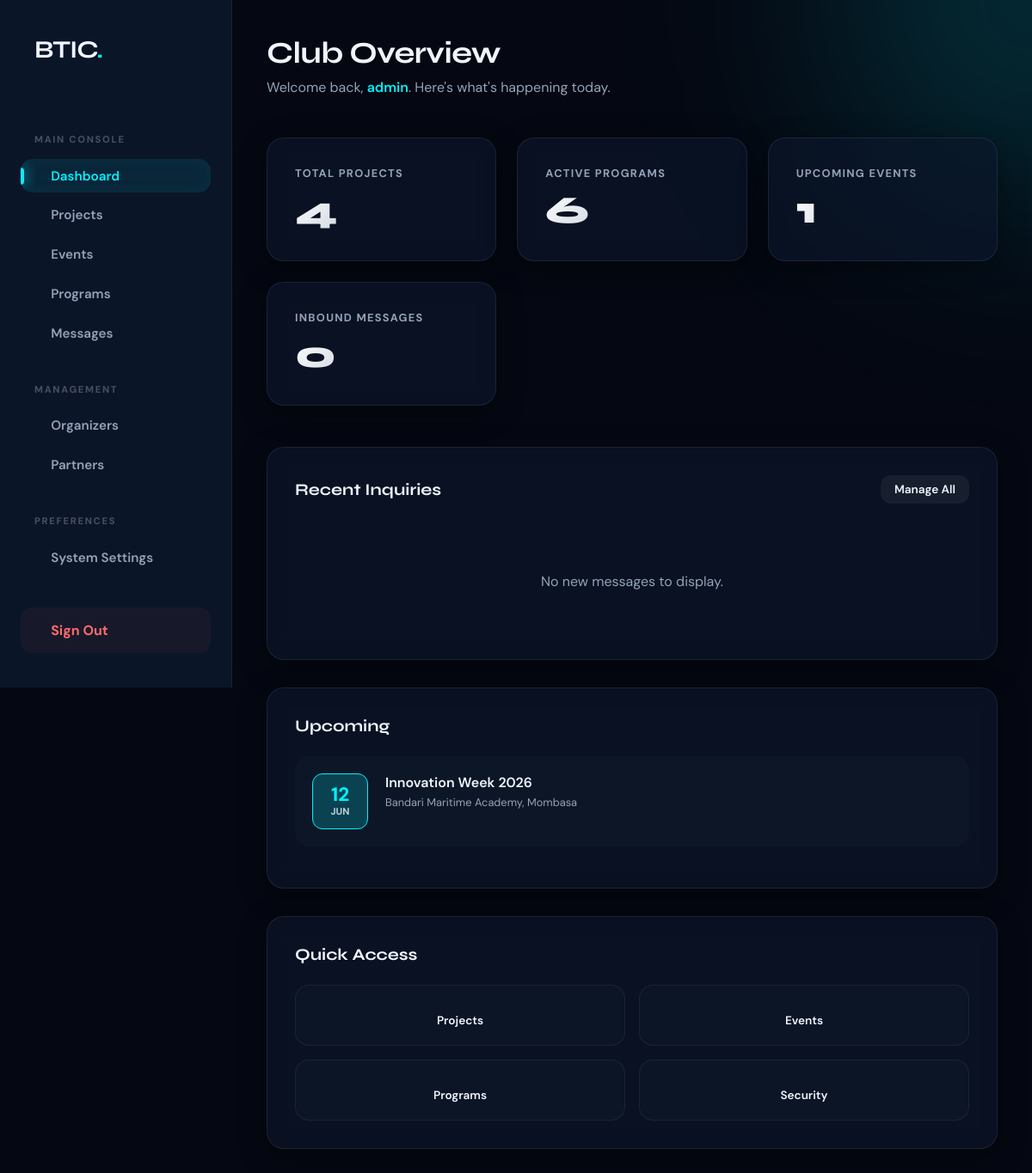
/admin/index.php (signed in), run on the app's committed database.
### tables this page shows
CREATE TABLE `events` (
  `id` int(11) NOT NULL AUTO_INCREMENT,
  `title` varchar(100) NOT NULL,
  `subtitle` varchar(255) DEFAULT NULL,
  `description` text NOT NULL,
  `event_date` date NOT NULL,
  `start_time` time DEFAULT NULL,
  `end_time` time DEFAULT NULL,
  `location` varchar(255) DEFAULT 'Bandari Maritime Academy',
  `tags` varchar(255) DEFAULT NULL,
  `registration_link` varchar(255) DEFAULT '#',
  `created_at` timestamp DEFAULT CURRENT_TIMESTAMP,
  PRIMARY KEY (`id`)
);

### admin/index.php (the view, shortened to what this page needs)
<?php
include 'includes/header.php';
?>
<div class="dashboard-wrapper">
    <?php include 'includes/sidebar.php'; ?>
    <main class="main-content">
        <header class="page-header" style="margin-bottom: 3rem;">
            <h1 class="section-title">Club Overview</h1>
            <p class="section-subtitle">Welcome back, <span
                    style="color: var(--accent); font-weight: 600;"><?php echo htmlspecialchars($_SESSION['admin_username']); ?></span>.
                Here's what's happening today.</p>
        </header>
        <?php
        include '../db_connect.php';
        $stats_projects = $conn->query("SELECT COUNT(*) FROM projects")->fetchColumn();
        $stats_programs = $conn->query("SELECT COUNT(*) FROM programs")->fetchColumn();
        $stats_events = $conn->query("SELECT COUNT(*) FROM events")->fetchColumn();
        $stats_messages = $conn->query("SELECT COUNT(*) FROM messages WHERE is_read = 0")->fetchColumn();
        $recent_msgs = $conn->query("SELECT * FROM messages ORDER BY created_at DESC LIMIT 5")->fetchAll(PDO::FETCH_ASSOC);
        $upcoming_events = $conn->query("SELECT * FROM events WHERE event_date >= CURDATE() ORDER BY event_date ASC LIMIT 3")->fetchAll(PDO::FETCH_ASSOC);
        ?>
        <div class="stats-grid">
            <div class="glass-card stat-card">
                <div class="stat-label">Total Projects</div>
                <div class="stat-value"><?php echo $stats_projects; ?></div>
            </div>
            <div class="glass-card stat-card">
                <div class="stat-label">Active Programs</div>
                <div class="stat-value"><?php echo $stats_programs; ?></div>
            </div>
            <div class="glass-card stat-card">
                <div class="stat-label">Upcoming Events</div>
                <div class="stat-value"><?php echo $stats_events; ?></div>
            </div>
            <div class="glass-card stat-card">
                <div class="stat-label">Inbound Messages</div>
                <div class="stat-value"><?php echo $stats_messages; ?></div>
            </div>
        </div>
        <div class="content-grid">
            <div class="glass-card">
                <div style="display: flex; justify-content: space-between; align-items: center; margin-bottom: 2rem;">
                    <h3 style="font-size: 1.2rem;"><i class="ri-mail-unread-line" style="color:var(--accent)"></i>
                        Recent Inquiries</h3>
                    <a href="messages.php" class="btn btn-secondary"
                        style="padding: 0.5rem 1rem; font-size: 0.85rem;">Manage All</a>
                </div>
                <?php if (count($recent_msgs) > 0): ?>
                    <table class="premium-table">
                        <thead>
                            <tr>
                                <th>Sender</th>
                                <th>Inquiry Type</th>
                                <th>Received</th>
                                <th>Status</th>
                            </tr>
                        </thead>
                        <tbody>
                            <?php foreach ($recent_msgs as $msg): ?>
                                <tr>
                                    <td data-label="Sender">
                                        <div style="font-weight: 600;">
                                            <?php echo htmlspecialchars($msg['first_name'] . ' ' . $msg['last_name']); ?></div>
                                    </td>
                                    <td data-label="Type"><?php echo htmlspecialchars($msg['interest_type'] ?? 'Inquiry'); ?>
                                    </td>
                                    <td data-label="Date"><?php echo date('M d', strtotime($msg['created_at'])); ?></td>
                                    <td data-label="Status">
                                        <?php if ($msg['is_read']): ?>
                                            <span class="badge">Viewed</span>
                                        <?php else: ?>
                                            <span class="badge badge-accent">New</span>
                                        <?php endif; ?>
                                    </td>
                                </tr>
                            <?php endforeach; ?>
                        </tbody>
                    </table>
                <?php else: ?>
                    <div style="text-align: center; padding: 3rem; color: var(--muted);">No new messages to display.</div>
                <?php endif; ?>
            </div>
            <div style="display: flex; flex-direction: column; gap: 2rem;">
                <div class="glass-card">
                    <h3 style="font-size: 1.2rem; margin-bottom: 1.5rem;"> Upcoming</h3>
                    <?php if (count($upcoming_events) > 0): ?>
                        <?php foreach ($upcoming_events as $event): ?>
                            <div class="event-card">
                                <div class="event-date-box">
                                    <span class="ed-day"><?php echo date('d', strtotime($event['event_date'])); ?></span>
                                    <span class="ed-month"><?php echo date('M', strtotime($event['event_date'])); ?></span>
                                </div>
                                <div class="event-info">
                                    <h4 style="font-size: 1rem; margin-bottom: 0.25rem; font-weight: 600;">
                                        <?php echo htmlspecialchars($event['title']); ?></h4>
                                    <p style="font-size: 0.8rem; color: var(--muted);"><i class="ri-map-pin-2-line"></i>
                                        <?php echo htmlspecialchars($event['location']); ?></p>
                                </div>
                            </div>
                        <?php endforeach; ?>
                    <?php else: ?>
                        <p style="color: var(--muted); font-size: 0.9rem;">No major events scheduled.</p>
                    <?php endif; ?>
                </div>
                <div class="glass-card">
                    <h3 style="font-size: 1.2rem; margin-bottom: 1.5rem;"> Quick Access</h3>
                    <div class="qa-grid">
                        <a href="projects.php" class="qa-card">
                            <span style="font-size: 0.85rem; font-weight: 600;">Projects</span>
                        </a>
                        <a href="events.php" class="qa-card">
                            <span style="font-size: 0.85rem; font-weight: 600;">Events</span>
                        </a>
                        <a href="programs.php" class="qa-card">
                            <span style="font-size: 0.85rem; font-weight: 600;">Programs</span>
                        </a>
                        <a href="settings.php" class="qa-card">
                            <span style="font-size: 0.85rem; font-weight: 600;">Security</span>
                        </a>
                    </div>
                </div>
            </div>
        </div>
    </main>
</div>
</body>
</html>

### admin/includes/header.php (style rules this page uses)
:root { --bg-deep: #050812; --surface: rgba(13, 24, 45, 0.6); --surface-hover: rgba(18, 32, 60, 0.8); --accent: #00f2fe; --accent-glow: rgba(0, 242, 254, 0.2); --teal: #00c9a7; --sky: #38bdf8; --amber: #f5a623; --error: #ff4d4f; --white: #f0f6ff; --muted: #94a3b8; --border: rgba(255, 255, 255, 0.06); --glass-border: rgba(255, 255, 255, 0.08); --shadow: 0 8px 32px rgba(0, 0, 0, 0.4); --sidebar-width: 270px; }
* { margin: 0; padding: 0; box-sizing: border-box; }
body { font-family: 'DM Sans', sans-serif; background-color: var(--bg-deep); color: var(--white); min-height: 100vh; overflow-x: hidden; }
.dashboard-wrapper { display: flex; min-height: 100vh; position: relative; }
.main-content { flex: 1; margin-left: var(--sidebar-width); padding: 2.5rem; transition: all 0.4s cubic-bezier(0.4, 0, 0.2, 1); position: relative; z-index: 1; }
.glass-card { background: var(--surface); backdrop-filter: blur(12px); border: 1px solid var(--glass-border); border-radius: 20px; padding: 2rem; box-shadow: var(--shadow); transition: transform 0.3s ease, border-color 0.3s ease; }
h1, h2, h3, .logo-text { font-family: 'Syne', sans-serif; font-weight: 700; }
.section-title { font-size: 2.2rem; margin-bottom: 0.5rem; letter-spacing: -0.02em; }
.section-subtitle { color: var(--muted); margin-bottom: 2.5rem; font-size: 1rem; }
.btn { display: inline-flex; align-items: center; gap: 0.75rem; padding: 0.8rem 1.8rem; border-radius: 12px; font-size: 0.95rem; font-weight: 600; cursor: pointer; text-decoration: none; border: none; transition: all 0.3s cubic-bezier(0.4, 0, 0.2, 1); white-space: nowrap; }
.btn-secondary { background: var(--border); color: var(--white); }

### admin/index.php (style rules this page uses)
.stats-grid { display: grid; grid-template-columns: repeat(auto-fit, minmax(240px, 1fr)); gap: 1.5rem; margin-bottom: 3rem; }
.stat-card { padding: 2rem; display: flex; flex-direction: column; gap: 0.5rem; }
.stat-value { font-size: 2.8rem; font-weight: 800; font-family: 'Syne', sans-serif; background: linear-gradient(135deg, #fff, var(--muted)); -webkit-background-clip: text; -webkit-text-fill-color: transparent; }
.stat-label { color: var(--muted); text-transform: uppercase; letter-spacing: 0.1em; font-size: 0.8rem; font-weight: 700; }
.content-grid { display: grid; grid-template-columns: 1.8fr 1fr; gap: 2rem; }
@media (max-width: 1200px) { .content-grid { grid-template-columns: 1fr; } }
.event-card { display: flex; gap: 1.25rem; padding: 1.25rem; background: rgba(255, 255, 255, 0.02); border-radius: 16px; margin-bottom: 1rem; transition: all 0.3s ease; }
.event-date-box { min-width: 65px; height: 65px; background: var(--accent-glow); border-radius: 12px; display: flex; flex-direction: column; align-items: center; justify-content: center; border: 1px solid var(--accent); }
.ed-day { font-size: 1.4rem; font-weight: 800; color: var(--accent); line-height: 1; }
.ed-month { font-size: 0.7rem; font-weight: 700; text-transform: uppercase; opacity: 0.8; }
.qa-grid { display: grid; grid-template-columns: 1fr 1fr; gap: 1rem; }
.qa-card { padding: 1.25rem; text-align: center; text-decoration: none; color: var(--white); display: flex; flex-direction: column; align-items: center; gap: 0.75rem; background: rgba(255, 255, 255, 0.02); border: 1px solid var(--border); border-radius: 16px; transition: all 0.3s ease; }

### data on the page
events: event_date "12", event_date "JUN", title "Innovation Week 2026", location "Bandari Maritime Academy, Mombasa"

### other printed values
$_SESSION['admin_username'] "admin"
$stats_projects "4"
$stats_programs "6"
$stats_events "1"
$stats_messages "0"
